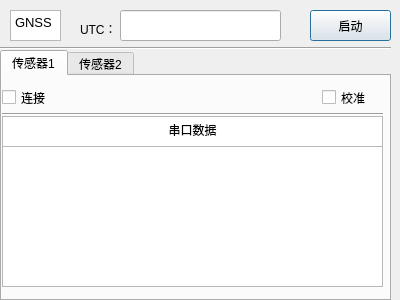
<?xml version="1.0" encoding="UTF-8"?>
<ui version="4.0">
 <class>Dialog</class>
 <widget class="QDialog" name="Dialog">
  <property name="geometry">
   <rect>
    <x>0</x>
    <y>0</y>
    <width>400</width>
    <height>300</height>
   </rect>
  </property>
  <property name="windowTitle">
   <string>Dialog</string>
  </property>
  <widget class="QPushButton" name="pushButton">
   <property name="geometry">
    <rect>
     <x>310</x>
     <y>10</y>
     <width>81</width>
     <height>31</height>
    </rect>
   </property>
   <property name="text">
    <string>启动</string>
   </property>
   <property name="autoRepeatDelay">
    <number>300</number>
   </property>
  </widget>
  <widget class="QTabWidget" name="tabWidget">
   <property name="geometry">
    <rect>
     <x>0</x>
     <y>50</y>
     <width>391</width>
     <height>251</height>
    </rect>
   </property>
   <property name="currentIndex">
    <number>0</number>
   </property>
   <widget class="QWidget" name="tab">
    <attribute name="title">
     <string>传感器1</string>
    </attribute>
    <widget class="QCheckBox" name="checkBox">
     <property name="geometry">
      <rect>
       <x>320</x>
       <y>10</y>
       <width>61</width>
       <height>23</height>
      </rect>
     </property>
     <property name="text">
      <string>校准</string>
     </property>
    </widget>
    <widget class="QCheckBox" name="checkBox_2">
     <property name="geometry">
      <rect>
       <x>0</x>
       <y>10</y>
       <width>61</width>
       <height>23</height>
      </rect>
     </property>
     <property name="text">
      <string>连接</string>
     </property>
    </widget>
    <widget class="Line" name="line_2">
     <property name="geometry">
      <rect>
       <x>0</x>
       <y>30</y>
       <width>381</width>
       <height>16</height>
      </rect>
     </property>
     <property name="orientation">
      <enum>Qt::Horizontal</enum>
     </property>
    </widget>
    <widget class="QListView" name="listView_2">
     <property name="geometry">
      <rect>
       <x>0</x>
       <y>70</y>
       <width>381</width>
       <height>141</height>
      </rect>
     </property>
    </widget>
    <widget class="QTextBrowser" name="textBrowser_3">
     <property name="geometry">
      <rect>
       <x>0</x>
       <y>40</y>
       <width>381</width>
       <height>31</height>
      </rect>
     </property>
     <property name="html">
      <string>&lt;!DOCTYPE HTML PUBLIC &quot;-//W3C//DTD HTML 4.0//EN&quot; &quot;http://www.w3.org/TR/REC-html40/strict.dtd&quot;&gt;
&lt;html&gt;&lt;head&gt;&lt;meta name=&quot;qrichtext&quot; content=&quot;1&quot; /&gt;&lt;style type=&quot;text/css&quot;&gt;
p, li { white-space: pre-wrap; }
&lt;/style&gt;&lt;/head&gt;&lt;body style=&quot; font-family:'Ubuntu'; font-size:11pt; font-weight:400; font-style:normal;&quot;&gt;
&lt;p align=&quot;center&quot; style=&quot; margin-top:0px; margin-bottom:0px; margin-left:0px; margin-right:0px; -qt-block-indent:0; text-indent:0px;&quot;&gt;&lt;span style=&quot; font-size:9pt;&quot;&gt;串口数据&lt;/span&gt;&lt;/p&gt;&lt;/body&gt;&lt;/html&gt;</string>
     </property>
    </widget>
   </widget>
   <widget class="QWidget" name="tab_2">
    <attribute name="title">
     <string>传感器2</string>
    </attribute>
    <widget class="QCheckBox" name="checkBox_3">
     <property name="geometry">
      <rect>
       <x>0</x>
       <y>10</y>
       <width>61</width>
       <height>23</height>
      </rect>
     </property>
     <property name="text">
      <string>连接</string>
     </property>
    </widget>
    <widget class="QCheckBox" name="checkBox_4">
     <property name="geometry">
      <rect>
       <x>320</x>
       <y>10</y>
       <width>61</width>
       <height>23</height>
      </rect>
     </property>
     <property name="text">
      <string>校准</string>
     </property>
    </widget>
    <widget class="Line" name="line_3">
     <property name="geometry">
      <rect>
       <x>0</x>
       <y>30</y>
       <width>381</width>
       <height>16</height>
      </rect>
     </property>
     <property name="orientation">
      <enum>Qt::Horizontal</enum>
     </property>
    </widget>
    <widget class="QTextBrowser" name="textBrowser_2">
     <property name="geometry">
      <rect>
       <x>0</x>
       <y>40</y>
       <width>381</width>
       <height>31</height>
      </rect>
     </property>
     <property name="html">
      <string>&lt;!DOCTYPE HTML PUBLIC &quot;-//W3C//DTD HTML 4.0//EN&quot; &quot;http://www.w3.org/TR/REC-html40/strict.dtd&quot;&gt;
&lt;html&gt;&lt;head&gt;&lt;meta name=&quot;qrichtext&quot; content=&quot;1&quot; /&gt;&lt;style type=&quot;text/css&quot;&gt;
p, li { white-space: pre-wrap; }
&lt;/style&gt;&lt;/head&gt;&lt;body style=&quot; font-family:'Ubuntu'; font-size:11pt; font-weight:400; font-style:normal;&quot;&gt;
&lt;p align=&quot;center&quot; style=&quot; margin-top:0px; margin-bottom:0px; margin-left:0px; margin-right:0px; -qt-block-indent:0; text-indent:0px;&quot;&gt;&lt;span style=&quot; font-size:9pt;&quot;&gt;串口数据&lt;/span&gt;&lt;/p&gt;&lt;/body&gt;&lt;/html&gt;</string>
     </property>
    </widget>
    <widget class="QListView" name="listView">
     <property name="geometry">
      <rect>
       <x>0</x>
       <y>70</y>
       <width>381</width>
       <height>141</height>
      </rect>
     </property>
    </widget>
   </widget>
  </widget>
  <widget class="Line" name="line">
   <property name="geometry">
    <rect>
     <x>0</x>
     <y>40</y>
     <width>391</width>
     <height>16</height>
    </rect>
   </property>
   <property name="orientation">
    <enum>Qt::Horizontal</enum>
   </property>
  </widget>
  <widget class="QTextBrowser" name="textBrowser">
   <property name="geometry">
    <rect>
     <x>10</x>
     <y>10</y>
     <width>51</width>
     <height>31</height>
    </rect>
   </property>
   <property name="html">
    <string>&lt;!DOCTYPE HTML PUBLIC &quot;-//W3C//DTD HTML 4.0//EN&quot; &quot;http://www.w3.org/TR/REC-html40/strict.dtd&quot;&gt;
&lt;html&gt;&lt;head&gt;&lt;meta name=&quot;qrichtext&quot; content=&quot;1&quot; /&gt;&lt;style type=&quot;text/css&quot;&gt;
p, li { white-space: pre-wrap; }
&lt;/style&gt;&lt;/head&gt;&lt;body style=&quot; font-family:'Ubuntu'; font-size:11pt; font-weight:400; font-style:normal;&quot;&gt;
&lt;p style=&quot; margin-top:0px; margin-bottom:0px; margin-left:0px; margin-right:0px; -qt-block-indent:0; text-indent:0px;&quot;&gt;&lt;span style=&quot; font-size:10pt;&quot;&gt;GNSS&lt;/span&gt;&lt;/p&gt;&lt;/body&gt;&lt;/html&gt;</string>
   </property>
  </widget>
  <widget class="QLabel" name="label">
   <property name="geometry">
    <rect>
     <x>80</x>
     <y>20</y>
     <width>41</width>
     <height>17</height>
    </rect>
   </property>
   <property name="text">
    <string>UTC：</string>
   </property>
  </widget>
  <widget class="QLineEdit" name="lineEdit">
   <property name="geometry">
    <rect>
     <x>120</x>
     <y>10</y>
     <width>161</width>
     <height>31</height>
    </rect>
   </property>
  </widget>
 </widget>
 <resources/>
 <connections/>
</ui>
